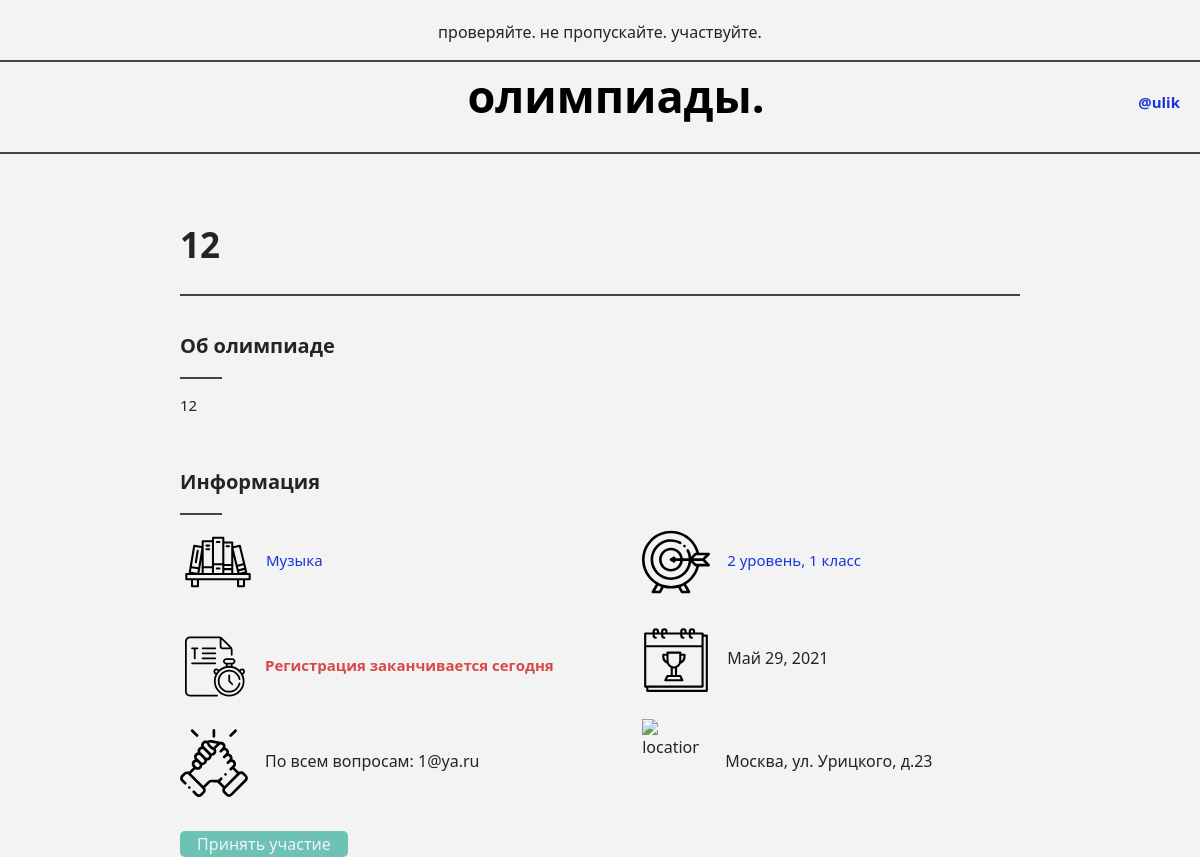
The page /olympiad/12/ (signed in) on the database its author committed.
### olympiads/models.py (models this page shows, shortened)
class Olympiad(models.Model):
    CHOICES_RANKS = [
        ("1", "1"),
        ("2", "2"),
        ("3", "3"),
        ("н", "нет"),
    ]
    CHOICES_SUBJECT = [
        ("Математика", "Математика"),
        ("Русский язык", "Русский язык"),
        ("Литература", "Литература"),
        ("История", "История"),
        ("Физическая культура", "Физическая культура"),
        ("Музыка", "Музыка"),
        ("Технология", "Технология"),
        ("Химия", "Химия"),
        ("Биология", "Биология"),
        ("Физика", "Физика"),
        ("Экология", "Экология"),
        ("География", "География"),
        ("Естествознание", "Естествознание"),
        ("Астрономия", "Астрономия"),
        ("Окружающий мир", "Окружающий мир"),
        ("Изобразительное искусство", "Изобразительное искусство"),
        ("Основы безопасности жизнедеятельности", "Основы безопасности жизнедеятельности"),
        ("Информатика", "Информатика"),
        ("Робототехника", "Робототехника"),
        ("Экономика", "Экономика"),
    ]
    CHOICES_GRADES = [
        ("1", "1"),
        ("2", "2"),
        ("3", "3"),
        ("4", "4"),
        ("5", "5"),
        ("6", "6"),
        ("7", "7"),
        ("8", "8"),
        ("9", "9"),
        ("10", "10"),
        ("11", "11"),
    ]
    subject = models.TextField(choices=CHOICES_SUBJECT, max_length=100, blank=True)
    name = models.TextField(max_length=100, blank=True)
    register_end_date = models.DateField(default=None)
    competition_date = models.DateField(default=None)
    description = models.TextField(max_length=1000, blank=True)
    rank = models.TextField(choices=CHOICES_RANKS)
    support_email = models.EmailField(default=None)
    address = models.TextField(default=None)
    grade = models.TextField(choices=CHOICES_GRADES, default=None)

### olympiads/views.py (the view)
# urls.py: path('<str:olympiad_name>/', check_olympiad_info),
def check_olympiad_info(request, olympiad_name):
    olympiad = Olympiad.objects.get(name=olympiad_name)
    day = olympiad.register_end_date - datetime.date.today()
    day = _plural_days(day.days)
    is_profile_good = False
    is_authenticated = False
    if request.user.is_authenticated:
        is_authenticated = True
        usr = request.user
        profile = Profile.objects.get(user=usr)
        if profile.first_name is not "" and profile.second_name is not "":
            is_profile_good = True
    context = {'name': olympiad.name,
               'subject': olympiad.subject,
               'description' : olympiad.description,
               'register_end_date': day,
               'competition_date': olympiad.competition_date,
               'rank': olympiad.rank,
               'support_email': olympiad.support_email,
               'address': olympiad.address,
               'grade': olympiad.grade,
               'is_authenticated' : is_authenticated,
               'is_profile_good' : is_profile_good}
    return render(request, 'olympiads/olympiad_info.html', context=context)

### olympiads/views.py (called while the page is built, shortened)
def _plural_days(n):
    days = ['день', 'дня', 'дней']
    if n == 0:
        return 'сегодня'

### olympiads/templates/olympiads/olympiad_info.html (shortened to what this page needs)
<!DOCTYPE html>
<html lang="ru" dir="ltr">
<head>
  <link href="https://cdn.jsdelivr.net/npm/bootstrap@5.0.0-beta1/dist/css/bootstrap.min.css" rel="stylesheet">
  {% load static %}
  <link rel="stylesheet" href="{% static 'css/style.css' %}">
</head>
<body>
  <div class="header">
    <p>проверяйте. не пропускайте. участвуйте.</p>
    <div class="horiz_line">
    </div>
    <ul class="header_name">
        <li class="name"><a class="no_wrap" href="/">олимпиады.</a></li>
        {% if user.is_authenticated %}
        <li class="register">
          <div id="registerr">
            <a class="rgstr_wrap a_p" href="/autorization/profile">@{{ user.username }}</a>
          </div>
        </li>
        {% endif%}
    </ul>
    <div class="horiz_line">
    </div>
  </div>
  <div class="main">
    <h1 class="topic_main font_big">{{ name }}</h1>
    <div class="vetical_table">
      <div class="horiz_line">
      </div>
      {% if description != "" %}
      <div class="description">
        <p class="description_title">Об олимпиаде</p>
        <div class="small_horiz_line">
        </div>
        <p class="description_text">
          {{ description }}
        </p>
      </div>
      {% endif %}
      <div class="description">
        <p class="description_title">Информация</p>
        <div class="small_horiz_line">
        </div>
        <div>
          <div class="names">
              <div class="item_align">
                  <img class="data_img bookshelf" src={% static "media/bookshelf.svg" %} alt="subject">
                  <p class="subject data_p">{{ subject }}</p>
              </div>
              <div class="item_align">
                <img class="data_img deadline" style="padding-left:5px" src={% static "media/deadline.svg" %} alt="deadline">
                <p class="date data_p" style="padding-left:10px">Регистрация заканчивается {{ register_end_date }}</p>
              </div>
              <div class="item_align">
                <img class="data_img target" src={% static "media/support.svg" %} alt="support">
                <p class="data_p" style="padding-left: 7px">По всем вопросам: {{ support_email }}</p>
              </div>
            </div>
            <div class="other_data" style="padding-left: 80px">
              <div class="item_align">
                <img class="data_img target" src={% static "media/target.svg" %} alt="target">
                {% if rank != "нет" %}
                <p class="subject data_p" style="padding-left: 7px">{{ rank }} уровень, {{ grade }} класс</p>
                {% else %}
                <p class="subject data_p">Олимпиада не имеет уровня</p>
                {% endif %}
              </div>
              <div class="item_align">
                <img class="data_img target" src={% static "media/calendar.svg" %} alt="calendar">
                <p class="data_p" style="padding-left: 7px">{{ competition_date }}</p>
              </div>
              <div class="item_align">
                <img class="data_img location" src={% static "media/pin.svg" %} alt="location">
                <p class="data_p" style="padding-left: 16px">{{ address }}</p>
              </div>
            </div>
          </div>
        </div>
      <div class="description" style="padding-top: 5px !important">
        {% if is_authenticated and is_profile_good %}
          <button class="green_but green_but_text" type="submit" onclick="location.href='/olympiad/{{ name }}/register_olympiad';"  name="button">Принять участие</button>
        {% endif %}
      </div>
    </div>
  </div>
</body>
</html>

### mainpage/static/css/style.css (style rules this page uses)
body { background-color: #F3F3F3; }
.header { display: grid; margin-top: 20px; text-align: center; }
.horiz_line { background: #43433F; height: 2px; }
.header_name { position: relative; overflow: hidden; white-space: nowrap; }
.name { display: inline-block; overflow: hidden; font-style: normal; font-weight: 800; font-size: 45px; }
.register { display: inline-block; place-items: center; float: right; position: absolute; top: 40%; padding-right: 20px; right: 0; font-style: normal; font-weight: 600; font-size: 15px; color: #1835DA; }
.main { display: grid; margin-top: 70px; margin-left: 15%; margin-right: 15%; }
.topic_main { float: left; font-style: normal; font-weight: 700; font-size: 25px; }
.vetical_table { margin-top: 20px; display: flex; flex-direction: column; }
.subject { font-style: normal; font-weight: normal; font-size: 15px; color: #1835DA; }
.date { font-style: normal; font-weight: 650; font-size: 15px; color: #D84947; }
.font_big { font-size: 35px; }
.description { padding-top: 35px; }
.description_title { font-style: normal; font-weight: 600; font-size: 20px; }
.small_horiz_line { margin-top: 0; background: #43433F; height: 2px; width: 5%; }
.description_text { font-style: normal; font-weight: 300; padding-top: 15px; font-size: 15px; }
.item_align { display: inline-table; width: 100% !important; padding-bottom: 20px; }
.data_img { display: inline-table; padding-right: 10px; }
.data_p { display: inline-table; }
.bookshelf { width: 86px; height: 94px; }
.target { width: 78px; height: 78px; }
.deadline { width: 75px; height: 75px; }
.location { width: 67px; height: 87px; }
.green_but { background: #6DC2B6; border-radius: 5px; border-style: none; width: 168px; }
.green_but_text { color: #F3F3F3; }
.no_wrap { text-decoration: none; }
a.no_wrap { color: #000000; }
a.no_wrap:link { color: #000000; }
.names { display: inline-table; width: 45%; }
.other_data { display: inline-table; padding-left: 10px; width: 50%; }
.rgstr_wrap { text-decoration: none; color: #1835DA; }
a.rgstr_wrap:link { color: #1835DA; }

### rows shown on the page
Olympiad: name "12", description "12", subject "Музыка", support_email "1@ya.ru", competition_date "Май 29, 2021", address "Москва, ул. Урицкого, д.23"

### other values the page prints
{{ user.username }} "ulik"
{{ register_end_date }} "сегодня"
{{ rank }} "2"
{{ grade }} "1"
